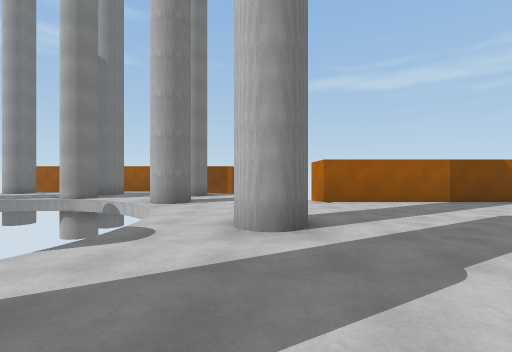
view 1 (above)

16 first-person views from a walk through a scene from a Unity 3-D project. The camera is 1.4 m above the floor, looks level and sees 85° across. The floor is counted in squares, 2 m on a side. Each view is taken from the middle of a square. On the plan, view 1 faces up. The plan holds only what a view shows up to about 9 squares ahead; the rest is blank. The place goes on beyond the plan. The player character is not drawn.

view 2
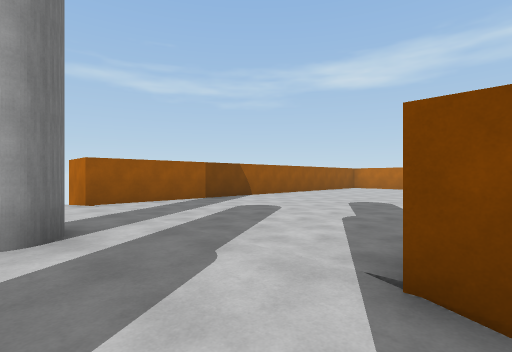

view 3
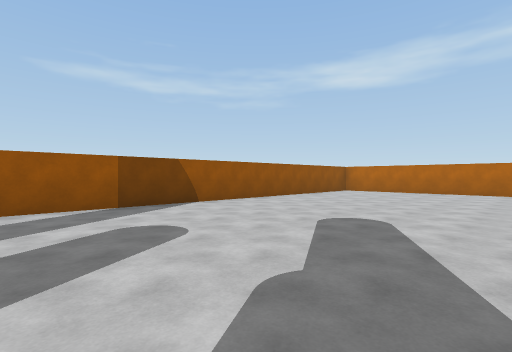

view 4
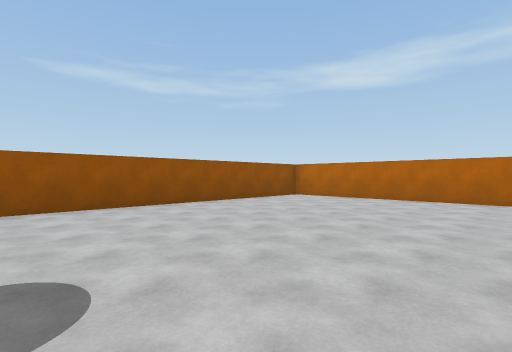

view 5
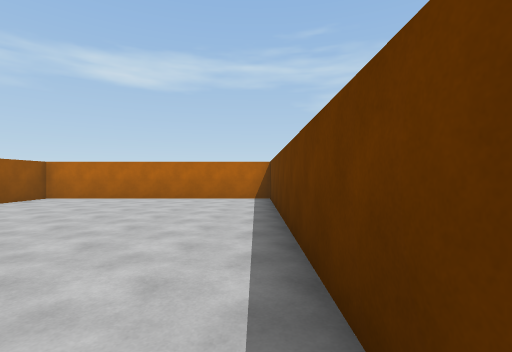

view 6
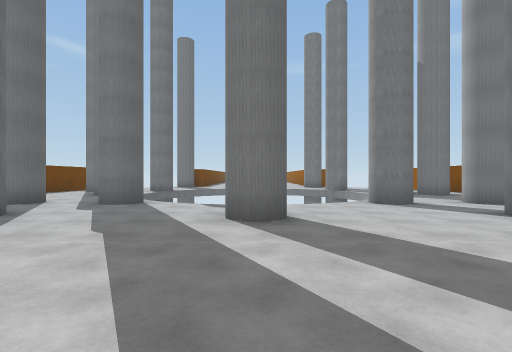

view 7
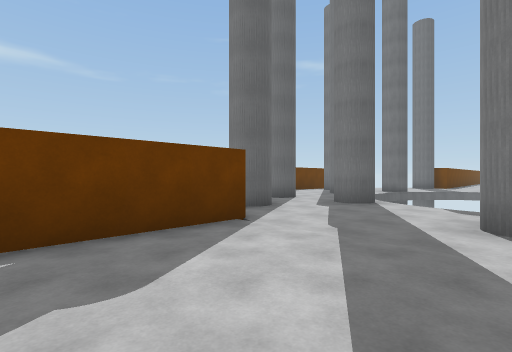

view 8
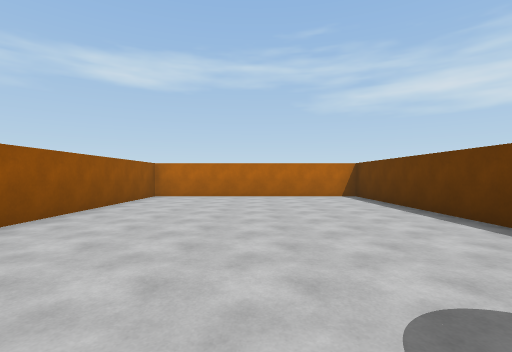

view 9
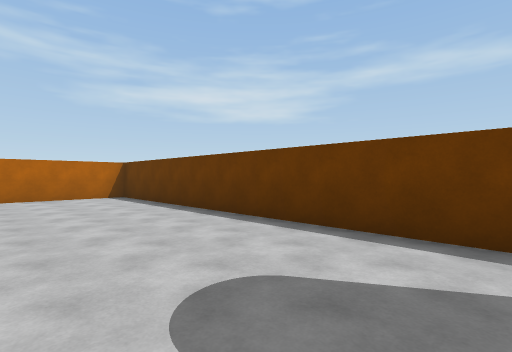

view 10
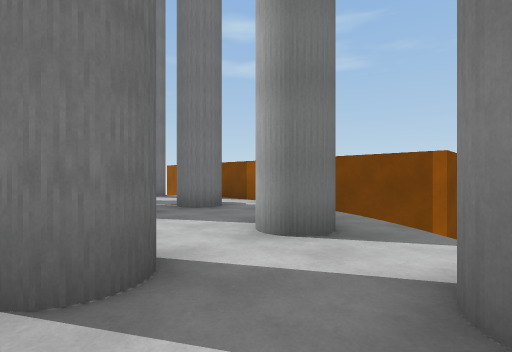

view 11
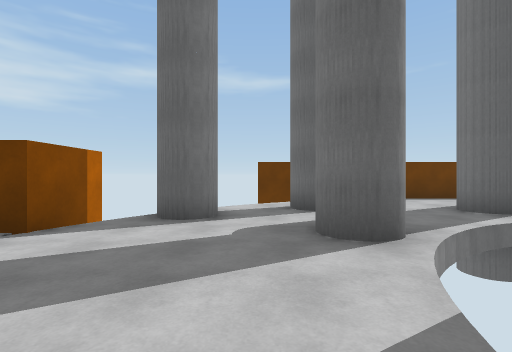

view 12
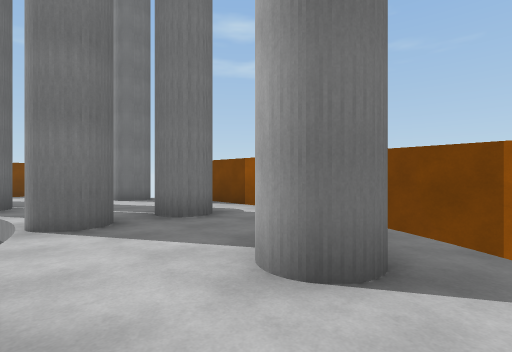

view 13
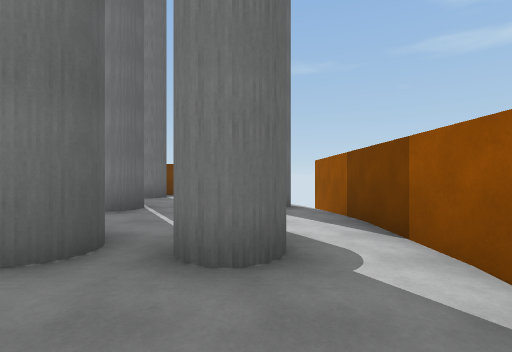

view 14
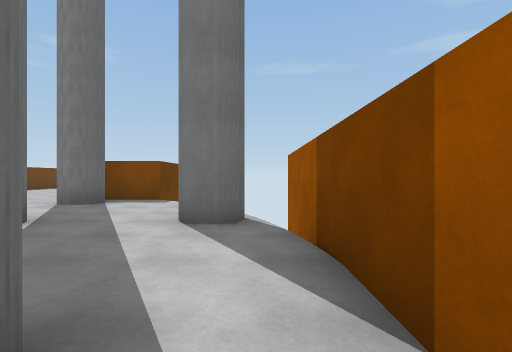

view 15
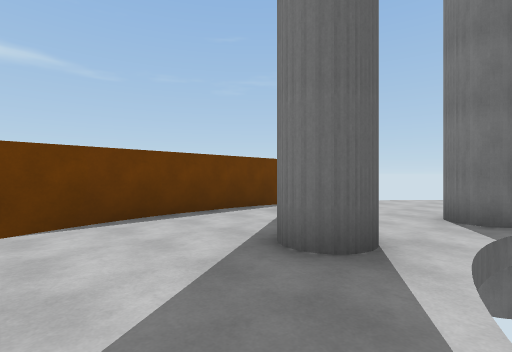

view 16
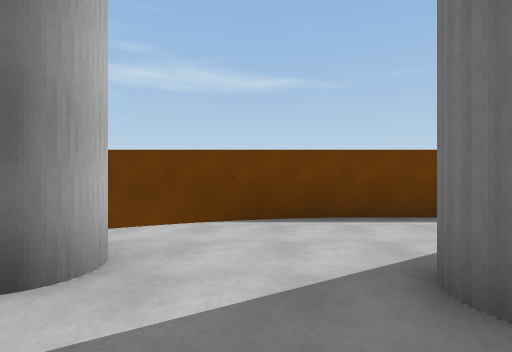

### Floor plan
Key: @ floor where view 1 was taken; # wall or solid block; x gap in a wall; . floor.
Columns run from 13 left of view 1 to 16 right of it. Each row starts with its distance up from view 1.
 13   ###########
 12    x.......
 11    #...#....
 10  ..........#..
  9 .......#.....# #
  8 .#..#  ##..#...###############
  7  #.       x#.................#
  6            ..................#
  5             .................#
  4             .#...............#
  3             .................#
  2            ..................#
  1           x#.................#
  0      #   ..#.@.###############
 -1    ..#.x.....# #
 -2   .....#...#..
 -3   ..  ......
 -4      ......
 -5     #########

Where each view was taken, in squares from view 1:
view 1: 0 up, 0 right, facing up
view 2: 0 up, 0 right, facing up-right
view 3: 1 up, 3 right, facing up-right
view 4: 1 up, 7 right, facing up-right
view 5: 1 up, 7 right, facing right
view 6: 4 up, 5 right, facing left
view 7: 4 up, 5 right, facing down-left
view 8: 4 up, 6 right, facing right
view 9: 4 up, 6 right, facing down-right
view 10: 7 up, 0 right, facing up-left
view 11: 4 up, 1 left, facing down
view 12: 8 up, 1 left, facing up-left
view 13: 11 up, 3 left, facing left
view 14: 12 up, 5 left, facing left
view 15: 0 up, 3 left, facing down-left
view 16: 0 up, 4 left, facing down
